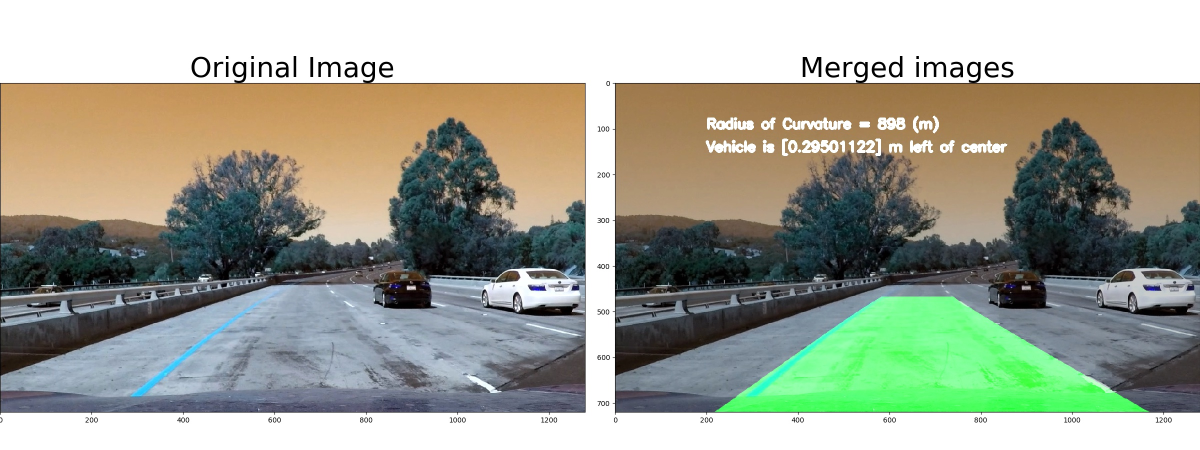
#> input picture examples/final_images/test1.jpg, 2400 x 900 px, found by its file name (shown at 1/2 size)
$ jupyter execute GUI_tunning_tools.ipynb   (shell and % lines are left out)   (older library calls are emulated)
#> lines starting #> are read from the running program, lines starting #| are printed output that depends on the picture; after the words box and inside, x2 and y2 are one past the last pixel; in counts of white or black regions, pixels touching at a corner belong together
#> the sliders are set to ksize = 11, xlo = 72, xhi = 195
## GUI Tunning Tools for Computer Vision

In this notebook, we are going to use bqplots and ipywidget to create visual interractive tools that can be used to tune computer vision images and videos

**1. Importing packages for the GUI Tuner**

[cell 1]
from ipywidgets.widgets import Label, FloatProgress, FloatSlider, Button, IntSlider
from ipywidgets.widgets import interact, interactive, fixed, interact_manual
from ipywidgets.widgets import Layout, HBox, VBox
from IPython.display import display
import matplotlib.pyplot as plt
import matplotlib.image as mpimg
import cv2
import numpy as np
import bqplot as bq
import time
import threading

**2. Functions used for threshold tunning**

[cell 2]
def abs_sob(img, orient,sobel_kernel=3, thresh=(0, 255)):
    low_th=thresh[0]
    high_th=thresh[1]
    gray = cv2.cvtColor(img, cv2.COLOR_BGR2GRAY)
    if orient == 'x':
        abs_sobel = np.absolute(cv2.Sobel(gray, cv2.CV_64F, 1, 0))
    if orient == 'y':
        abs_sobel = np.absolute(cv2.Sobel(gray, cv2.CV_64F, 0, 1))
    sc_sob = np.uint8(255*abs_sobel/np.max(abs_sobel))
    sbinary = np.zeros_like(sc_sob)
    sbinary[(sc_sob >= low_th) & (sc_sob <= high_th)] = 1
    return sbinary

def mag_thresh(img, sobel_kernel=3, mag_thresh=(0, 255)):
    # Convert to grayscale
    gray = cv2.cvtColor(img, cv2.COLOR_RGB2GRAY)
    # Take both Sobel x and y gradients
    sobelx = cv2.Sobel(gray, cv2.CV_64F, 1, 0, ksize=sobel_kernel)
    sobely = cv2.Sobel(gray, cv2.CV_64F, 0, 1, ksize=sobel_kernel)
    # Calculate the gradient magnitude
    gradmag = np.sqrt(sobelx**2 + sobely**2)
    # Rescale to 8 bit
    scale_factor = np.max(gradmag)/255
    gradmag = (gradmag/scale_factor).astype(np.uint8)
    # Create a binary image of ones where threshold is met, zeros otherwise
    binary_output = np.zeros_like(gradmag)
    binary_output[(gradmag >= mag_thresh[0]) & (gradmag <= mag_thresh[1])] = 1
    # Return the binary image
    return binary_output

def dir_threshold(img, sobel_kernel=3, thresh=(0, np.pi/2)):
    # Grayscale
    gray = cv2.cvtColor(img, cv2.COLOR_RGB2GRAY)
    # Calculate the x and y gradients
    sobelx = cv2.Sobel(gray, cv2.CV_64F, 1, 0, ksize=sobel_kernel)
    sobely = cv2.Sobel(gray, cv2.CV_64F, 0, 1, ksize=sobel_kernel)
    # Take the absolute value of the gradient direction,
    # apply a threshold, and create a binary image result
    absgraddir = np.arctan2(np.absolute(sobely), np.absolute(sobelx))
    binary_output =  np.zeros_like(absgraddir)
    binary_output[(absgraddir >= thresh[0]) & (absgraddir <= thresh[1])] = 1
    # Return the binary image
    return binary_output

def hls_select(img, thresh=(0, 255)):
    hls = cv2.cvtColor(img, cv2.COLOR_RGB2HLS)
    s_channel = hls[:,:,2]
    binary_output = np.zeros_like(s_channel)
    binary_output[(s_channel > thresh[0]) & (s_channel <= thresh[1])] = 1
    return binary_output

# [5 lines left out: function rgb_select, not called in this run]


ksize = 3 # Choose a larger odd number to smooth gradient measurements

[cell 3]
# Apply each of the thresholding functions to x
def find_thresh(ksize,xlo,xhi):
#> called with ksize = 11, xlo = 72, xhi = 195
    image = mpimg.imread('../test_images/test1.jpg')
#> image is the input picture: shape (900, 2400, 3); mean R, G, B 158.7, 162, 147.8
    gradx = abs_sob(image, orient='x', sobel_kernel=ksize, thresh=(xlo, xhi))
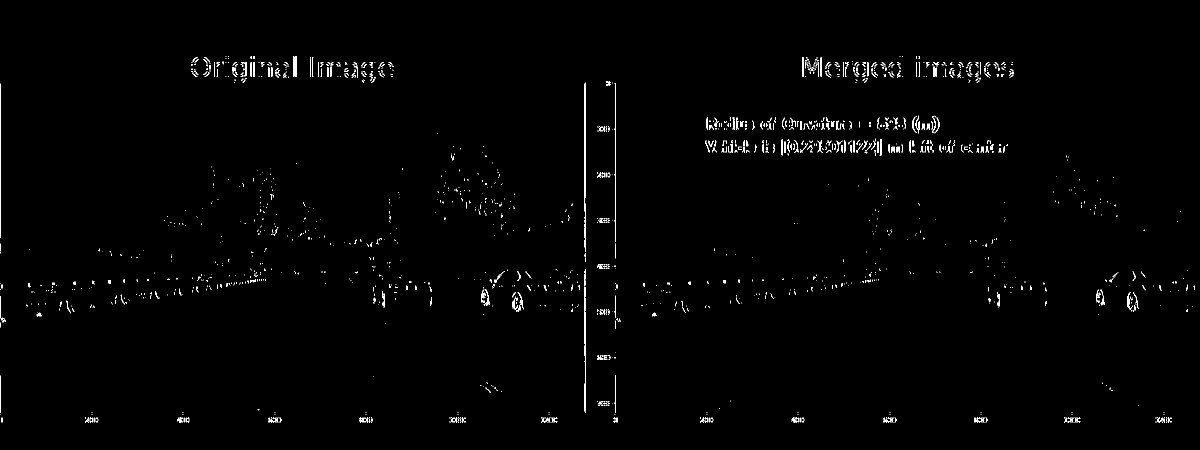
#> gradx: shape (900, 2400) (shown at 1/2 size); values 0 (black) and 1 (white), 0.84% white in thin lines or dots, all inside (x1, y1, x2, y2) = (1, 112, 2389, 845)
    # Plot the result
    f, (ax1, ax2) = plt.subplots(1, 2, figsize=(24, 9))
    f.tight_layout()
    ax1.imshow(image)
    ax1.set_title('Original Image', fontsize=50)
    ax2.imshow(gradx, cmap='gray')
    ax2.set_title('x Gradient', fontsize=50)
    plt.subplots_adjust(left=0., right=1, top=0.9, bottom=0.)
interact(find_thresh, ksize = IntSlider(value=11,min = 1,max = 30,step =2,description = 'kernel size',
                                                layout =Layout(width = '490px', margin = '0 0 5px 0')),\
         xlo = IntSlider(value=72,min = 0,max = 255,description = 'x low',
                                                layout =Layout(width = '490px', margin = '0 0 5px 0')),\
         xhi = IntSlider(value=195,min = 0,max = 255,description = 'x high',
                                                layout =Layout(width = '490px', margin = '0 0 5px 0')))
#> (the call stopped at in find_thresh, `f, (ax1, ax2) = plt.subplots(1, 2, figsize=(24, 9))`: IPython is not available in this run)
#> the sliders are set to ksize = 1, ylo = 20, yhi = 100

[cell 4]
# Apply each of the thresholding functions o x
def find_thresh(ksize,ylo,yhi):
#> called with ksize = 1, ylo = 20, yhi = 100
    image = mpimg.imread('../test_images/test2.jpg')
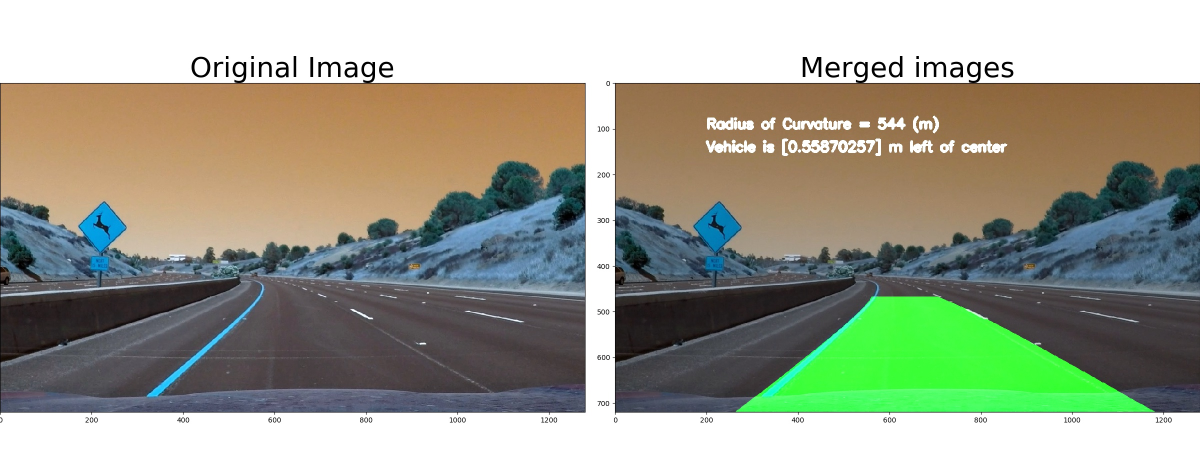
#> input picture examples/final_images/test2.jpg, 2400 x 900 px, found by its file name (shown at 1/2 size)
#> image is the input picture: shape (900, 2400, 3); mean R, G, B 152.4, 155.5, 138.4
    grady = abs_sob(image, orient='y', sobel_kernel=ksize, thresh=(ylo, yhi))
#> grady: shape (900, 2400); values 0 (black) and 1 (white), 4.3% white in thin lines or dots, all inside (x1, y1, x2, y2) = (0, 111, 2400, 846)
    # Plot the result
    f, (ax1, ax2) = plt.subplots(1, 2, figsize=(24, 9))
    f.tight_layout()
    ax1.imshow(image)
    ax1.set_title('Original Image', fontsize=50)
    ax2.imshow(grady, cmap='gray')
    ax2.set_title('y Gradient', fontsize=50)
    plt.subplots_adjust(left=0., right=1, top=0.9, bottom=0.)
interact(find_thresh, ksize = IntSlider(value=1,min = 1,max = 9,step =2,description = 'kernel size',
                                                layout =Layout(width = '490px', margin = '0 0 5px 0')),\
         ylo = IntSlider(value=20,min = 0,max = 255,description = 'y low',
                                                layout =Layout(width = '490px', margin = '0 0 5px 0')),\
         yhi = IntSlider(value=100,min = 0,max = 255,description = 'y high',
                                                layout =Layout(width = '490px', margin = '0 0 5px 0')))
#> (the call stopped at in find_thresh, `f, (ax1, ax2) = plt.subplots(1, 2, figsize=(24, 9))`: IPython is not available in this run)

[cell 5]
# Apply each of the thresholding functions o x
def find_thresh(ksize,mlo,mhi):
    image = mpimg.imread('../test_images/test1.jpg')
    gradm = mag_thresh(image, sobel_kernel=ksize, mag_thresh=(mlo, mhi))
    # Plot the result
    f, (ax1, ax2) = plt.subplots(1, 2, figsize=(24, 9))
    f.tight_layout()
    ax1.imshow(image)
    ax1.set_title('Original Image', fontsize=50)
    ax2.imshow(gradm, cmap='gray')
    ax2.set_title('Mag Gradient', fontsize=50)
    plt.subplots_adjust(left=0., right=1, top=0.9, bottom=0.)
interact(find_thresh, ksize = IntSlider(value=1,min = 1,max = 30,step =2,description = 'kernel size',
                                                layout =Layout(width = '490px', margin = '0 0 5px 0')),\
         mlo = IntSlider(value=103,min = 0,max = 255,description = 'm low',
                                                layout =Layout(width = '490px', margin = '0 0 5px 0')),\
         mhi = IntSlider(value=224,min = 0,max = 255,description = 'm high',
                                                layout =Layout(width = '490px', margin = '0 0 5px 0')))
#> the sliders are set to ksize = 1, mlo = 103, mhi = 224
#> in mag_thresh, `scale_factor = np.max(gradmag)/255`: scale_factor = 1.41
#> (the call stopped at in find_thresh, `f, (ax1, ax2) = plt.subplots(1, 2, figsize=(24, 9))`: IPython is not available in this run)

[cell 6]
# Apply each of the thresholding functions o x
def find_thresh(ksize,dlo,dhi):
    image = mpimg.imread('../test_images/test2.jpg')
    gradd = dir_threshold(image, sobel_kernel=ksize, thresh=(dlo, dhi))
    # Plot the result
    f, (ax1, ax2) = plt.subplots(1, 2, figsize=(24, 9))
    f.tight_layout()
    ax1.imshow(image)
    ax1.set_title('Original Image', fontsize=50)
    ax2.imshow(gradd, cmap='gray')
    ax2.set_title('dir Gradient', fontsize=50)
    plt.subplots_adjust(left=0., right=1, top=0.9, bottom=0.)
interact(find_thresh, ksize = IntSlider(value=15,min = 1,max = 20,step =2,description = 'kernel size',
                                                layout =Layout(width = '490px', margin = '0 0 5px 0')),\
         dlo = FloatSlider(value=0.7,min = 0,max = 3,description = 'd low',
                                                layout =Layout(width = '490px', margin = '0 0 5px 0')),\
         dhi = FloatSlider(value=1.3,min = 0,max = 3,description = 'd high',
                                                layout =Layout(width = '490px', margin = '0 0 5px 0')))
#> the sliders are set to ksize = 15, dlo = 0.7, dhi = 1.3
#> (the call stopped at in find_thresh, `f, (ax1, ax2) = plt.subplots(1, 2, figsize=(24, 9))`: IPython is not available in this run)
#> the sliders are set to ksize = 17, xlo = 72, xhi = 199, ylo = 20, yhi = 100, mlo = 103, mhi = 224, dlo = 0.7, dhi = 1.3, hlo = 200, hhi = 255

[cell 7]
# Apply all of the thresholding functions
def find_thresh(ksize,xlo,xhi,ylo,yhi,mlo,mhi,dlo,dhi,hlo,hhi):
#> called with ksize = 17, xlo = 72, xhi = 199, ylo = 20, yhi = 100, mlo = 103, mhi = 224, dlo = 0.7
    image = mpimg.imread('../test_images/test5.jpg')
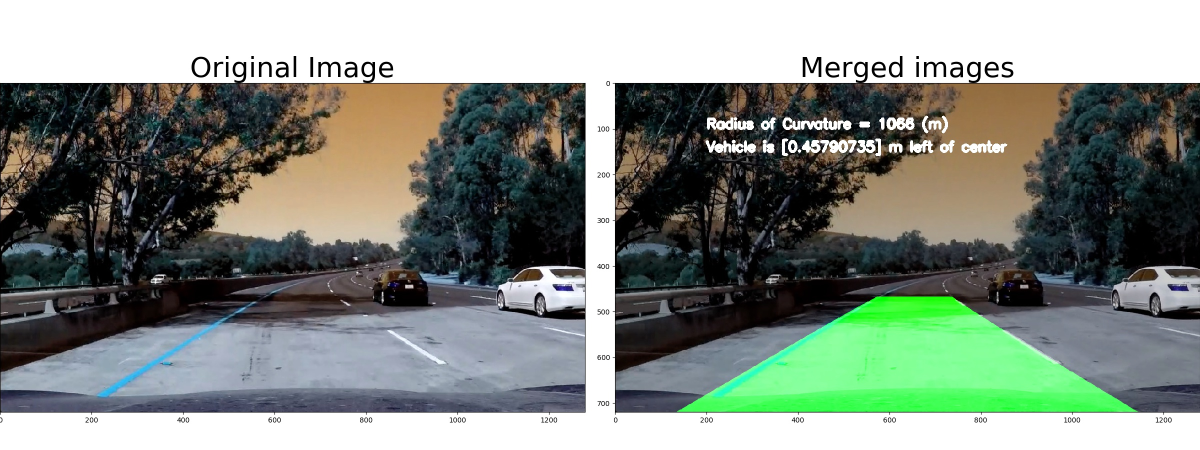
#> input picture examples/final_images/test5.jpg, 2400 x 900 px, found by its file name (shown at 1/2 size)
#> image is the input picture: shape (900, 2400, 3); mean R, G, B 130.2, 138.3, 129.6
    gradx = abs_sob(image, orient='x', sobel_kernel=ksize, thresh=(xlo, xhi))
#> gradx: shape (900, 2400); values 0 (black) and 1 (white), 1.1% white in thin lines or dots, all inside (x1, y1, x2, y2) = (1, 112, 2397, 845)
    grady = abs_sob(image, orient='y', sobel_kernel=ksize, thresh=(ylo, yhi))
    mag_binary = mag_thresh(image, sobel_kernel=17, mag_thresh=(mlo, mhi))
#> call 2 of mag_thresh, with sobel_kernel = 17, mag_thresh = (103, 224)
#> in mag_thresh (call 2), `gradmag = np.sqrt(sobelx**2 + sobely**2)`:
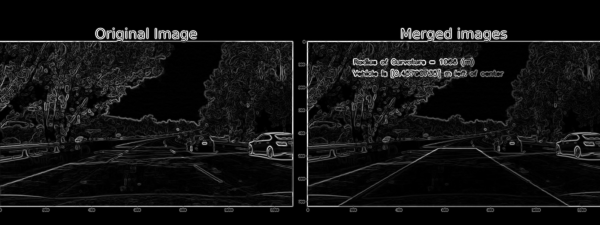
#> gradmag: shape (900, 2400) float64 (shown at 1/4 size); min 0, max 1.08e+11, mean 7.47e+09; drawn with min black and max white
#> in mag_thresh (call 2), `scale_factor = np.max(gradmag)/255`: scale_factor = 424125533.2
#> mag_binary: shape (900, 2400); values 0 (black) and 1 (white), 2.9% white; 482 white regions (283 under 20 px), largest, box (x1, y1, x2, y2) and area: (1227, 121, 2400, 828) 8990, (0, 604, 1174, 828) 6830, (0, 121, 753, 169) 3721
    dir_binary = dir_threshold(image, sobel_kernel=13, thresh=(dlo, dhi))
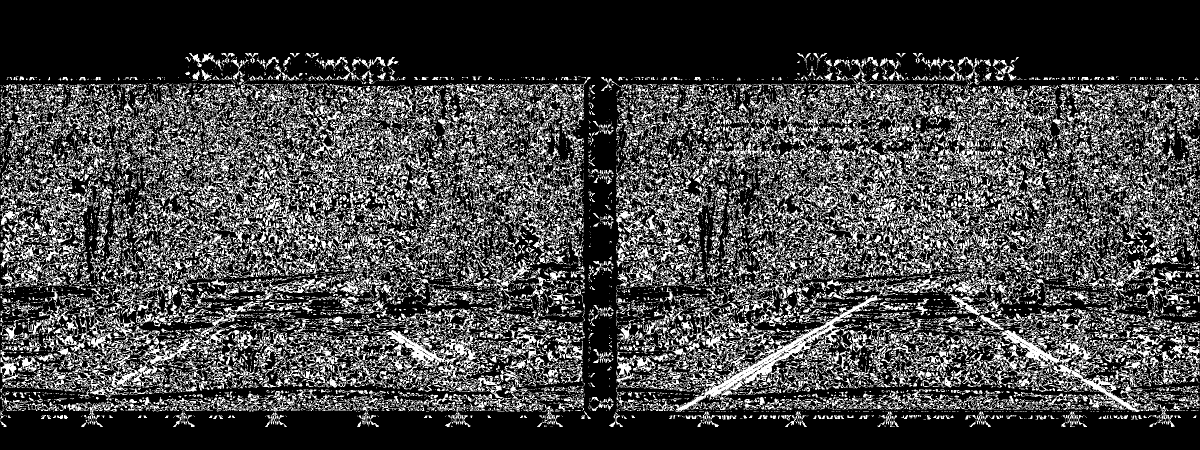
#> dir_binary: shape (900, 2400) float64 (shown at 1/2 size); values 0 (black) and 1 (white), 26.9% white in thin lines or dots, all inside (x1, y1, x2, y2) = (1, 106, 2399, 854)
    grad_hls = hls_select(image, thresh=(hlo, hhi))
#> grad_hls: shape (900, 2400); values 0 (black) and 1 (white), 11.6% white; 8443 white regions (7259 under 20 px), largest, box (x1, y1, x2, y2) and area: (1356, 559, 2272, 823) 125441, (324, 559, 513, 614) 3048, (767, 559, 856, 612) 1696
    ned = np.zeros_like(dir_binary)
    ned[((gradx == 1) & (grady == 1)) | ((mag_binary == 1) & (dir_binary == 1))|(grad_hls == 1)] = 1
    # Plot the result
    f, (ax1, ax2) = plt.subplots(1, 2, figsize=(24, 9))
    f.tight_layout()
    ax1.imshow(image)
    ax1.set_title('Original Image', fontsize=50)
    ax2.imshow(ned, cmap='gray')
    ax2.set_title('Combined Gradient', fontsize=50)
    plt.subplots_adjust(left=0., right=1, top=0.9, bottom=0.)
    cv2.imwrite('../output_images/test5.jpg',255*ned)
interact(find_thresh, ksize = IntSlider(value=17,min = 1,max = 30,step =2,description = 'kernel size',
                                                layout =Layout(width = '490px', margin = '0 0 5px 0')),\
         xlo = IntSlider(value=72,min = 0,max = 255,description = 'x low',
                                                layout =Layout(width = '490px', margin = '0 0 5px 0')),\
         xhi = IntSlider(value=199,min = 0,max = 255,description = 'x high',
                                                layout =Layout(width = '490px', margin = '0 0 5px 0')),\
         ylo = IntSlider(value=20,min = 0,max = 255,description = 'y low',
                                                layout =Layout(width = '490px', margin = '0 0 5px 0')),\
         yhi = IntSlider(value=100,min = 0,max = 255,description = 'y high',
                                                layout =Layout(width = '490px', margin = '0 0 5px 0')),\
         mlo = IntSlider(value=103,min = 0,max = 255,description = 'm low',
                                                layout =Layout(width = '490px', margin = '0 0 5px 0')),\
         mhi = IntSlider(value=224,min = 0,max = 255,description = 'm high',
                                                layout =Layout(width = '490px', margin = '0 0 5px 0')),\
         dlo = FloatSlider(value=0.7,min = 0,max = 255,description = 'd low',
                                                layout =Layout(width = '490px', margin = '0 0 5px 0')),\
         dhi = FloatSlider(value=1.30,min = 0,max = 3,description = 'd high',
                                                layout =Layout(width = '490px', margin = '0 0 5px 0')),\
         hlo = IntSlider(value=200,min = 0,max = 255,description = 'h low',
                                                layout =Layout(width = '490px', margin = '0 0 5px 0')),\
         hhi = IntSlider(value=255,min = 0,max = 255,description = 'h high',
                                                layout =Layout(width = '490px', margin = '0 0 5px 0')))
#> (the call stopped at in find_thresh, `f, (ax1, ax2) = plt.subplots(1, 2, figsize=(24, 9))`: IPython is not available in this run)
#> the sliders are set to ksize = 1, hlo = 200, hhi = 255

*HLS Tresholding*

[cell 8]
  # Apply each of the thresholding functions to image
def hls_thresh(ksize,hlo,hhi):
#> called with ksize = 1, hlo = 200, hhi = 255
    image = mpimg.imread('../test_images/test4.jpg')
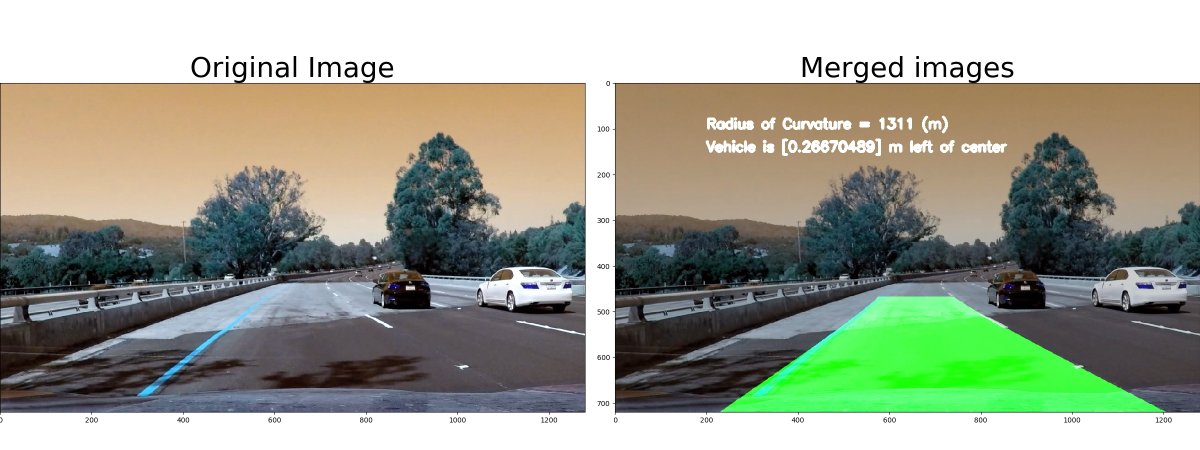
#> input picture examples/final_images/test4.jpg, 2400 x 900 px, found by its file name (shown at 1/2 size)
#> image is the input picture: shape (900, 2400, 3); mean R, G, B 155.7, 160.3, 144.2
    grad_hls = hls_select(image, thresh=(hlo, hhi))
#> call 2 of hls_select, with thresh = (200, 255)
#> in hls_select (call 2), `s_channel = hls[:,:,2]`:
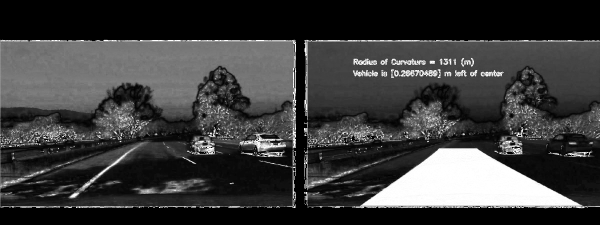
#> s_channel: shape (900, 2400) (shown at 1/4 size); min 0, max 255, mean 59.4
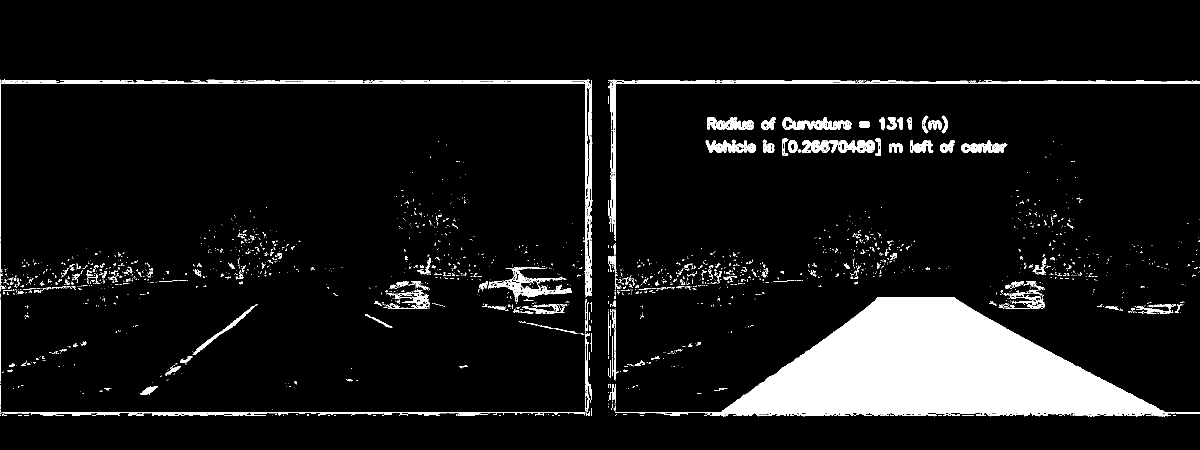
#> grad_hls: shape (900, 2400) (shown at 1/2 size); values 0 (black) and 1 (white), 8.2% white; 2294 white regions (1987 under 20 px), largest, box (x1, y1, x2, y2) and area: (1232, 594, 2400, 828) 117430, (0, 159, 1185, 594) 6714, (976, 534, 1144, 604) 2590
    # Plot the result
    f, (ax1, ax2) = plt.subplots(1, 2, figsize=(24, 9))
    f.tight_layout()
    ax1.imshow(image)
    ax1.set_title('Original Image', fontsize=50)
    ax2.imshow(grad_hls, cmap='gray')
    ax2.set_title('HLS Gradient', fontsize=50)
    plt.subplots_adjust(left=0., right=1, top=0.9, bottom=0.)
interact(hls_thresh, ksize = IntSlider(value=1,min = 1,max = 9,step =2,description = 'kernel size',
                                                layout =Layout(width = '490px', margin = '0 0 5px 0')),\
         hlo = IntSlider(value=200,min = 0,max = 255,description = 'm low',
                                                layout =Layout(width = '490px', margin = '0 0 5px 0')),\
         hhi = IntSlider(value=255,min = 0,max = 255,description = 'm high',
                                                layout =Layout(width = '490px', margin = '0 0 5px 0')))
#> (the call stopped at in hls_thresh, `f, (ax1, ax2) = plt.subplots(1, 2, figsize=(24, 9))`: IPython is not available in this run)
